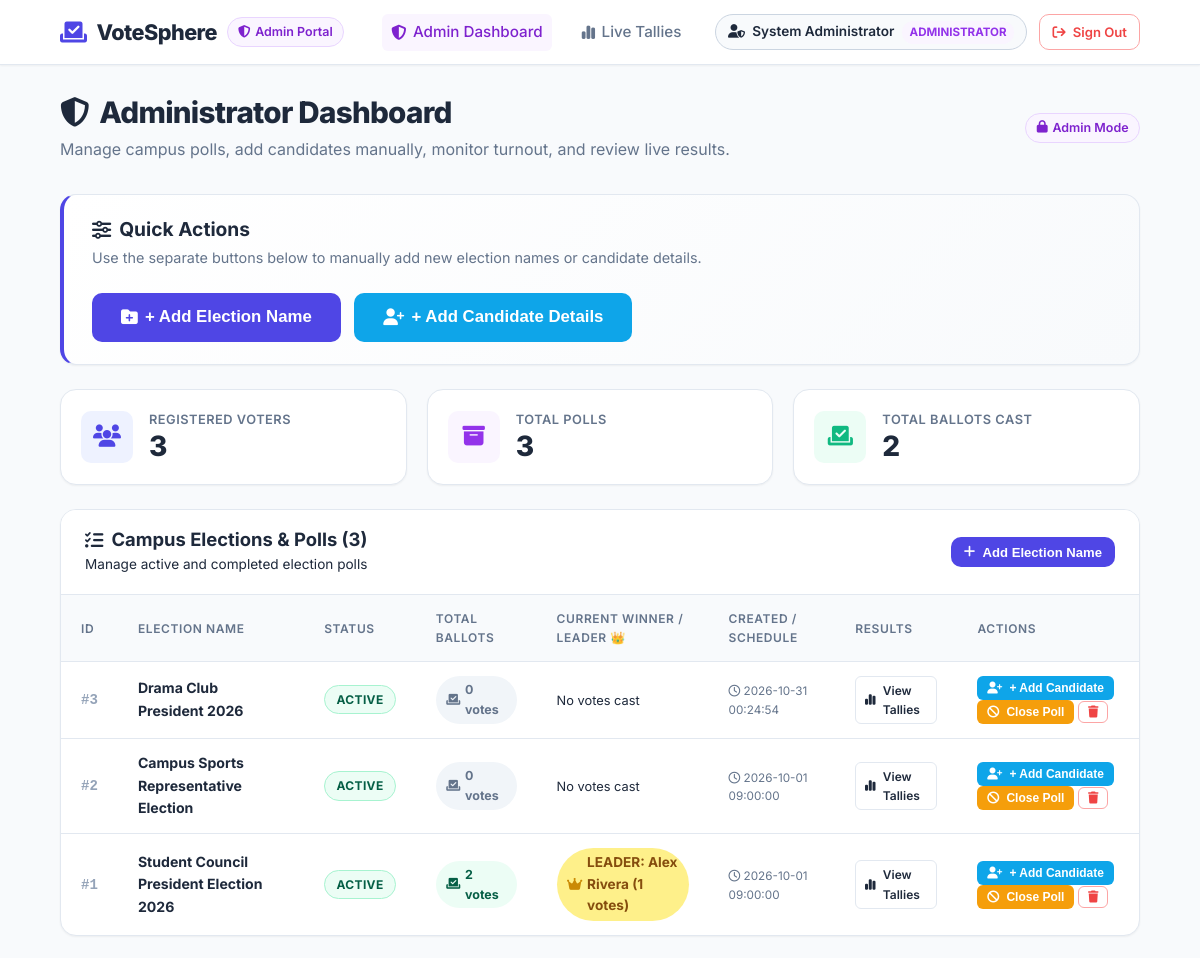
Page /admin (signed in, upper part) on the earlier database version.
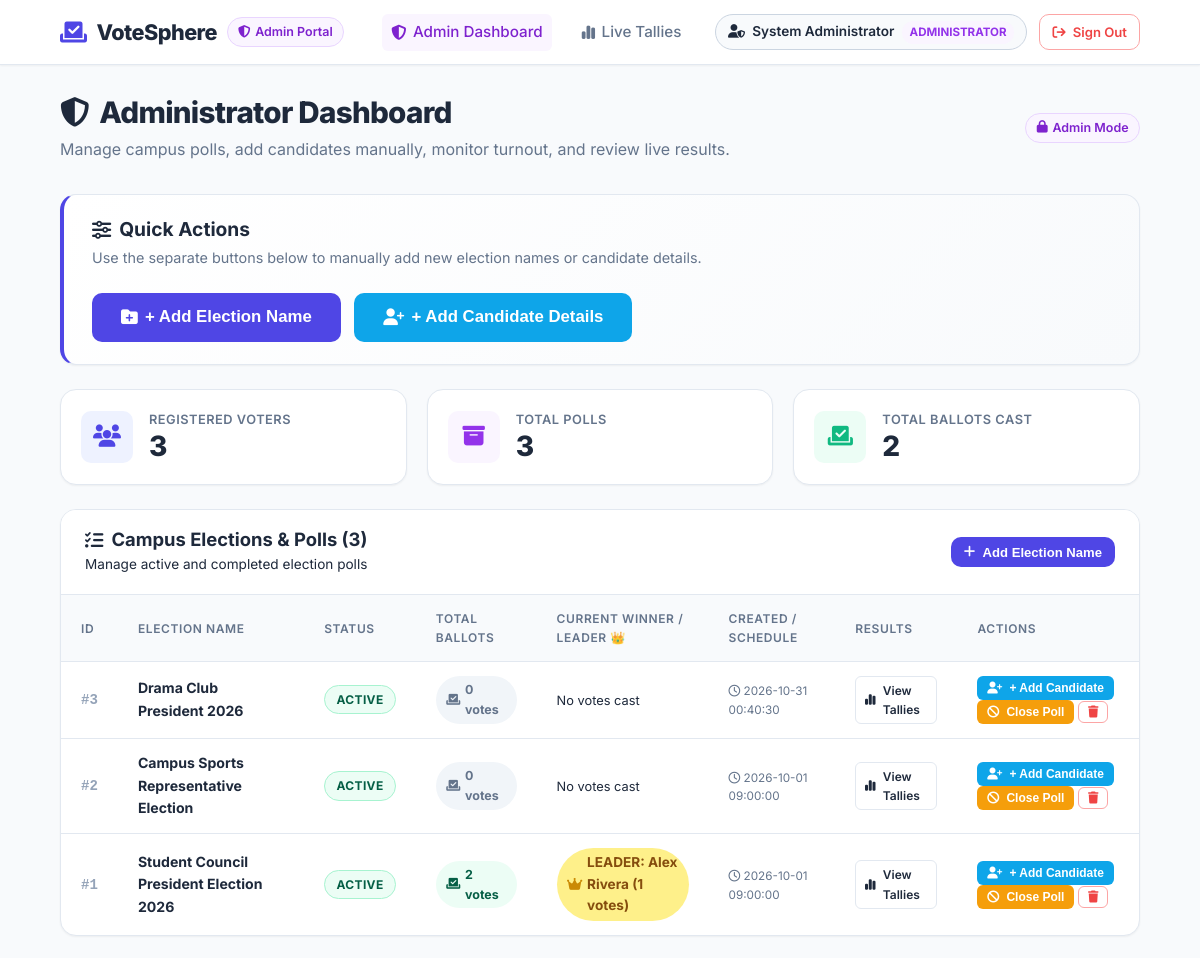
Same page on the later database version.
### tables this page shows
CREATE TABLE polls (
    id INTEGER PRIMARY KEY AUTOINCREMENT,
    title TEXT NOT NULL,
    start_time TEXT NOT NULL,
    end_time TEXT NOT NULL,
    status TEXT NOT NULL DEFAULT 'active' CHECK(status IN ('active', 'closed'))
);

### app.py (the view)
@app.route("/admin")
@admin_required
def admin_dashboard():
    total_voters = g.db.execute("SELECT COUNT(*) AS cnt FROM users WHERE role = 'voter'").fetchone()["cnt"]
    total_polls = g.db.execute("SELECT COUNT(*) AS cnt FROM polls").fetchone()["cnt"]
    total_votes = g.db.execute("SELECT COUNT(*) AS cnt FROM votes").fetchone()["cnt"]
    polls = g.db.execute("SELECT * FROM polls ORDER BY id DESC").fetchall()
    candidates = g.db.execute("""
        SELECT c.*, p.title AS poll_title
        FROM candidates c
        JOIN polls p ON c.poll_id = p.id
        ORDER BY c.poll_id DESC, c.id ASC
    """).fetchall()
    voters = g.db.execute("""
        SELECT u.id, u.name, u.student_id, COUNT(v.id) AS votes_cast
        FROM users u
        LEFT JOIN votes v ON u.id = v.voter_id
        WHERE u.role = 'voter'
        GROUP BY u.id
        ORDER BY u.id ASC
    """).fetchall()
    poll_stats = {}
    for poll in polls:
        total_p_votes = g.db.execute("SELECT COUNT(*) AS cnt FROM votes WHERE poll_id = ?", (poll["id"],)).fetchone()["cnt"]
        top_cand = g.db.execute("""
            SELECT c.name, COUNT(v.id) AS vote_count
            FROM candidates c
            LEFT JOIN votes v ON c.id = v.candidate_id AND v.poll_id = ?
            WHERE c.poll_id = ?
            GROUP BY c.id
            ORDER BY vote_count DESC, c.name ASC
            LIMIT 1
        """, (poll["id"], poll["id"])).fetchone()
        poll_stats[poll["id"]] = {
            "total_votes": total_p_votes,
            "leader_name": top_cand["name"] if top_cand and top_cand["vote_count"] > 0 else None,
            "leader_votes": top_cand["vote_count"] if top_cand and top_cand["vote_count"] > 0 else 0
        }
    return render_template(
        "admin.html",
        total_voters=total_voters,
        total_polls=total_polls,
        total_votes=total_votes,
        polls=polls,
        candidates=candidates,
        voters=voters,
        poll_stats=poll_stats
    )

### app.py (called while the page is built)
@app.before_request
def before_request():
    g.db = get_db()

@app.teardown_appcontext
def close_db_connection(exception=None):
    db = g.pop('db', None)
    if db is not None:
        db.close()

def admin_required(f):
    @wraps(f)
    def decorated_function(*args, **kwargs):
        if "user_id" not in session:
            flash("Please sign in as an administrator to access the Admin Portal.", "warning")
            return redirect(url_for("admin_login"))
        if session.get("role") != "admin":
            flash("Access denied. Administrator privileges required.", "danger")
            return redirect(url_for("vote_index"))
        return f(*args, **kwargs)
    return decorated_function

### database.py (called while the page is built)
def get_db():
    conn = sqlite3.connect(DB_PATH)
    conn.row_factory = sqlite3.Row
    conn.execute("PRAGMA foreign_keys = ON")
    return conn

### templates/admin.html (shortened to what the changed rows need)
{% extends "base.html" %}
{% block content %}
<div class="admin-dashboard">
    <div class="page-header">
        <div>
            <h1 class="page-title"><i class="fa-solid fa-shield-halved"></i> Administrator Dashboard</h1>
        </div>
    </div>
    <div class="admin-card mb-4" id="electionsSection">
        {% if not polls %}
            <div class="p-4 text-center text-muted">
                <p>No election polls added yet. Click <strong>"+ Add Election Name"</strong> above to create your first election.</p>
            </div>
        {% else %}
            <div class="table-responsive">
                <table class="data-table">
                    <thead>
                        <tr>
                            <th>ID</th>
                            <th>Election Name</th>
                            <th>Status</th>
                            <th>Total Ballots</th>
                            <th>Current Winner / Leader 👑</th>
                            <th>Created / Schedule</th>
                            <th>Results</th>
                            <th>Actions</th>
                        </tr>
                    </thead>
                    <tbody>
                        {% for poll in polls %}
                            <tr>
                                <td><span class="id-tag">#{{ poll.id }}</span></td>
                                <td>
                                    <strong>{{ poll.title }}</strong>
                                </td>
                                <td>
                                    <span class="status-badge status-{{ poll.status }}">
                                        {{ poll.status|upper }}
                                    </span>
                                </td>
                                <td>
                                    <span class="badge {% if poll_stats[poll.id].total_votes > 0 %}badge-success{% else %}badge-subtle{% endif %}" style="font-weight:700;">
                                        <i class="fa-solid fa-check-to-slot"></i> {{ poll_stats[poll.id].total_votes }} vote{{ 's' if poll_stats[poll.id].total_votes != 1 else '' }}
                                    </span>
                                </td>
                                <td>
                                    {% if poll_stats[poll.id].leader_name %}
                                        {% if poll.status == 'closed' %}
                                            <span class="badge badge-success" style="font-weight:700; font-size:0.85rem;">
                                                <i class="fa-solid fa-trophy" style="color:#eab308;"></i> WINNER: {{ poll_stats[poll.id].leader_name }} ({{ poll_stats[poll.id].leader_votes }} votes)
                                            </span>
                                        {% else %}
                                            <span class="badge badge-warning" style="font-weight:700; color:#854d0e; background:#fef08a; font-size:0.85rem;">
                                                <i class="fa-solid fa-crown" style="color:#ca8a04;"></i> LEADER: {{ poll_stats[poll.id].leader_name }} ({{ poll_stats[poll.id].leader_votes }} votes)
                                            </span>
                                        {% endif %}
                                    {% else %}
                                        <span class="text-muted" style="font-size:0.8rem;">No votes cast</span>
                                    {% endif %}
                                </td>
                                <td class="time-cell">
                                    <small><i class="fa-regular fa-clock"></i> {{ poll.start_time }}</small>
                                </td>
                                <td>
                                    <a href="{{ url_for('view_results', poll_id=poll.id) }}" class="btn btn-outline btn-xs">
                                        <i class="fa-solid fa-chart-simple"></i> View Tallies
                                    </a>
                                </td>
                                <td>
                                    <button type="button" class="btn btn-secondary btn-xs" onclick="openCandidateModalForPoll('{{ poll.id }}')" title="Add Candidate to {{ poll.title }}">
                                        <i class="fa-solid fa-user-plus"></i> + Add Candidate
                                    </button>
                                    <form action="{{ url_for('admin_toggle_poll', poll_id=poll.id) }}" method="POST" style="display:inline;">
                                        {% if poll.status == 'active' %}
                                            <button type="submit" class="btn btn-warning btn-xs" title="Close this poll">
                                                <i class="fa-solid fa-ban"></i> Close Poll
                                            </button>
                                        {% else %}
                                            <button type="submit" class="btn btn-success btn-xs" title="Activate this poll">
                                                <i class="fa-solid fa-play"></i> Re-open
                                            </button>
                                        {% endif %}
                                    </form>
                                    <form
                                        action="{{ url_for('admin_delete_poll', poll_id=poll.id) }}"
                                        method="POST"
                                        onsubmit="return confirm('WARNING: Deleting poll \'{{ poll.title }}\' will also remove all its candidates and votes. Proceed?');"
                                        style="display:inline;"
                                    >
                                        <button type="submit" class="btn btn-outline-danger btn-xs" title="Delete Poll">
                                            <i class="fa-solid fa-trash"></i>
                                        </button>
                                    </form>
                                </td>
                            </tr>
                        {% endfor %}
                    </tbody>
                </table>
            </div>
        {% endif %}
    </div>
</div>
{% endblock %}

Differences in the rows shown:
changed polls "Drama Club President 2026": start_time "2026-10-31 00:24:54" → "2026-10-31 00:40:30"
